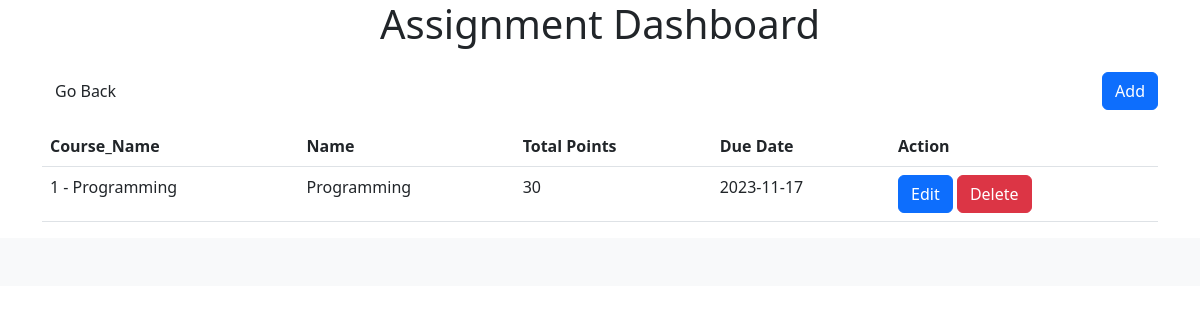
The page /assignment/index.php (signed in) on the database its author committed.
### tables this page shows
CREATE TABLE `assignment` (
  `ASSIGN_ID` int(11) NOT NULL,
  `COURSE_ID` int(11) NOT NULL,
  `ASSIGNNAME` varchar(50) NOT NULL,
  `TOTAL_POINTS` varchar(20) NOT NULL,
  `DUE_DATE` date NOT NULL
);

### assignment/index.php (the view, shortened to what this page needs)
 <?php
$servername = "localhost";
$username = "root";
$password = "";
$database = "grading_system";
$conn = new mysqli($servername, $username, $password, $database);
$sql = "SELECT *, CONCAT(`COURSE_ID`, ' - ', `ASSIGNNAME`) AS 'COURSE_NAME' FROM assignment";
$result = $conn->query($sql);
?>
<!DOCTYPE html>
<html lang="en">
<head>
    <link href="https://cdn.jsdelivr.net/npm/bootstrap@5.3.2/dist/css/bootstrap.min.css" rel="stylesheet"
>
    <link rel="stylesheet" href="style.css">
</head>
<body class="sb-nav-fixed">
        <div class="container ">
             <h1 class="text-center">Assignment Dashboard</h1>
             <div class="d-flex justify-content-between align-items-center">
                  <a href="../home.php" class="btn btn-transparent mt-3 mb-3"><i class="fas fa-arrow-left"></i> Go Back
                 </a>
                 <a href='add.php' class='btn btn-primary'>Add</a>
             </div>
                <table class="table">
                    <thead>
                        <tr>
                            <th>Course_Name</th>
                            <th>Name</th>
                            <th>Total Points</th>
                            <th>Due Date</th>
                            <th>Action</th>
                        </tr>
                    </thead>
                <tbody>
                    <?php
                    if ($result->num_rows > 0) {
                        while ($row = $result->fetch_assoc()) {
                            echo "<tr>";
                            echo "<td>" . $row["COURSE_NAME"] . "</td>";
                            echo "<td>" . $row["ASSIGNNAME"] . "</td>";
                            echo "<td>" . $row["TOTAL_POINTS"] . "</td>";
                            echo "<td>" . $row["DUE_DATE"] . "</td>";
                            echo "<td>
                                    <a href='edit.php?id=" . $row["ASSIGN_ID"] . "' class='btn btn-primary'>Edit</a>
                                    <a href='delete.php?id=" . $row["ASSIGN_ID"] . "' class='btn btn-danger'>Delete</a>
                                </td>";
                            echo "</tr>";
                        }
                    } else {
                        echo "<tr><td colspan='3'>No students found</td></tr>";
                    }
                    ?>
                </tbody>
            </table>
        </div>
            <footer class="py-4 bg-light mt-auto">
            </footer>
</body>
</html>

### rows shown on the page
assignment: COURSE_NAME "1 - Programming", ASSIGNNAME "Programming", TOTAL_POINTS "30", DUE_DATE "2023-11-17"
